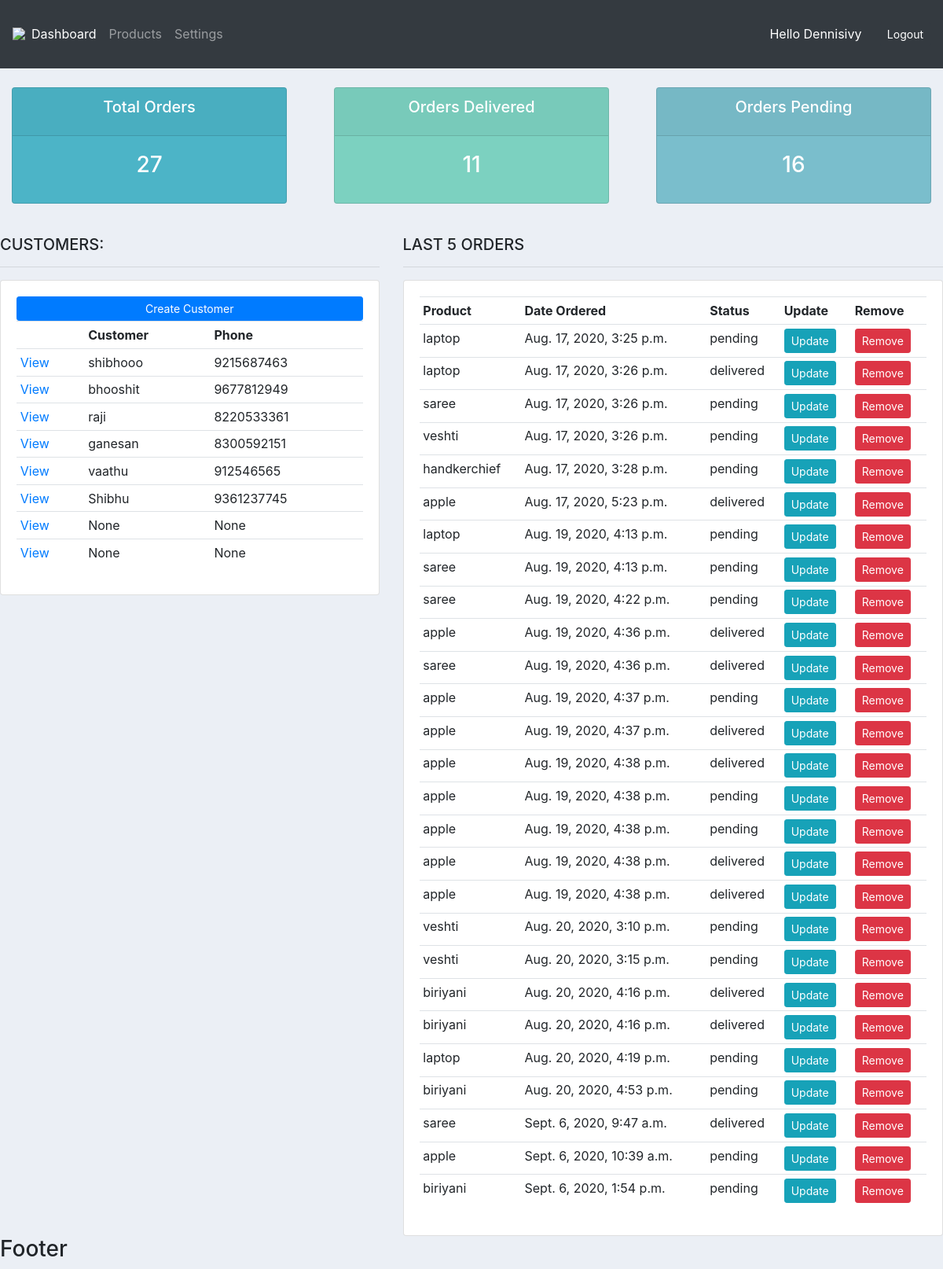
Screenshot of / (signed in) with the database file from the repository.
### dennisapp/models.py (models this page shows, shortened)
class Customer(models.Model):
    user = models.OneToOneField(User, null=True,blank=True, on_delete=models.CASCADE)
    name = models.CharField(max_length = 200, null=True)
    phone = models.CharField(max_length = 200, null=True)
    email = models.CharField(max_length = 200, null=True)
    profile = models.ImageField(null=True,default="sg.png", blank=True)
    date = models.DateTimeField(auto_now_add = True, null=True)

class Status(models.Model):
    STATUS = (
        ('pending','pending'),
        ('delivered','delivered'),
        ('out for delivery', 'out for delivery'),
    )
    customer = models.ForeignKey(Customer, null=True, on_delete=models.SET_NULL)
    product = models.ForeignKey(Product, null=True, on_delete=models.SET_NULL)
    date = models.DateTimeField(auto_now_add=True, null=True)
    status = models.CharField(max_length=200, null=True, choices = STATUS)
    note = models.CharField(max_length=200, null=True)

class Product(models.Model):
    CATEGORY = (
        ('indoor', 'indoor'),
        ('outdoor', 'outdoor'),
    )
    name = models.CharField(max_length = 200, null=True)
    price = models.FloatField(null=True)
    category = models.CharField(max_length = 200, null=True, choices = CATEGORY)
    description = models.CharField(max_length = 200, null=True, blank=True)
    date = models.DateTimeField(auto_now_add = True, null=True)
    tags = models.ManyToManyField(Tag)
    def __str__(self):
        return self.name

### dennisapp/decorator.py (the view)
    def wrapper(req, *args, **kwargs):
        group = None
        if req.user.groups.exists():
            group = req.user.groups.all()[0].name
        if group == 'admin':
            return view_func(req, *args, **kwargs)
        if group == 'customer':
            return redirect('users')

### dennisapp/decorator.py (called while the page is built)
def admin_only(view_func):
    def wrapper(req, *args, **kwargs):
        group = None
        if req.user.groups.exists():
            group = req.user.groups.all()[0].name
        if group == 'admin':
            return view_func(req, *args, **kwargs)
        if group == 'customer':
            return redirect('users')
    return wrapper

### dennisapp/views.py (called while the page is built)
@login_required(login_url='login')
@admin_only
def dashboard(req):
    customers = Customer.objects.all()
    orders = Status.objects.all()
    total_customers = customers.count()
    total_orders = orders.count()
    status_delivered = orders.filter(status='delivered').count()
    status_pending = orders.filter(status='pending').count()
    context = {'customers': customers, 'orders': orders, 'total_customers': total_customers, 'total_orders': total_orders, 'pending':status_pending, 'delivered':status_delivered}
    return render(req, 'dennisapp/dashboard.html', context)

### templates/dennisapp/dashboard.html (shortened to what this page needs)
<!DOCTYPE html>
<html lang="en">
<head>
</head>
<body>
{%  extends 'dennisapp/main.html' %}
{% block content %}
{%  include 'dennisapp/status.html' %}
<br>
<div class="row">
	<div class="col-md-5">
		<h5>CUSTOMERS:</h5>
		<hr>
		<div class="card card-body">
			<a class="btn btn-primary  btn-sm btn-block" href="{% url 'createcustomer'  %}">Create Customer</a>
			<table class="table table-sm">
				<tr>
                    <th></th>
					<th>Customer</th>
					<th>Phone</th>
				</tr>
				{%for i in customers%}
				<tr>
					<td><a href="{% url 'customer' i.id %}">View</a></td>
					<td>{{i.name}}</td>
					<td>{{i.phone}}</td>
				</tr>
				{% endfor %}
			</table>
		</div>
	</div>
	<div class="col-md-7">
		<h5>LAST 5 ORDERS</h5>
		<hr>
		<div class="card card-body">
			<table class="table table-sm">
				<tr>
					<th>Product</th>
					<th>Date Ordered</th>
					<th>Status</th>
					<th>Update</th>
					<th>Remove</th>
				</tr>
				{% for i in orders %}
				<tr>
					<td>{{ i.product }}</td>
					<td>{{ i.date }}</td>
					<td>{{ i.status }}</td>
					<td><a class='btn btn-sm btn-info' href="{% url 'updateform' i.id %}">Update</a></td>
					<td><a class='btn btn-sm btn-danger' href="{% url 'deleteitem' i.id %}">Remove</a></td>
				</tr>
				{% endfor %}
			</table>
		</div>
	</div>
</div>
{% endblock %}

### templates/dennisapp/navbar.html (shortened to what this page needs)
{% load static %}
<nav class="navbar navbar-expand-lg navbar-dark bg-dark">
  <img id='sg' src="{% static 'images/sg (2).png'%}">
  <div class="collapse navbar-collapse" id="navbarNav">
    <ul class="navbar-nav">
      <li class="nav-item active">
        <a class="nav-link" href='{% url "dashboard"%}'>Dashboard</a>
      </li>
      <li class="nav-item">
        <a class="nav-link" href="{% url 'products' %}">Products</a>
      </li>
      <li class="nav-item">
        <a class="nav-link" href="{% url 'settings' %}">Settings</a>
      </li>
    </ul>
  </div>
 <span style="color:white; padding:2%;">Hello {{request.user}}</span>
  <span><a href="{% url 'logout' %}"><button class="btn btn-sm btn-dark">Logout</button></a></span>
</nav>

### templates/dennisapp/main.html (style rules this page uses)
body { background-color: #ebeff5; }

### rows the page displays
Customer: name "shibhooo", phone "9215687463"
Customer: name "bhooshit", phone "9677812949"
Customer: name "raji", phone "8220533361"
Customer: name "ganesan", phone "8300592151"
Customer: name "vaathu", phone "912546565"
Customer: name "Shibhu", phone "9361237745"
Customer: name "None", phone "None"
Customer: name "None", phone "None"
Status: product "laptop", date "Aug. 17, 2020, 3:25 p.m.", status "pending"
Status: product "laptop", date "Aug. 17, 2020, 3:26 p.m.", status "delivered"
Status: product "saree", date "Aug. 17, 2020, 3:26 p.m.", status "pending"
Status: product "veshti", date "Aug. 17, 2020, 3:26 p.m.", status "pending"
Status: product "handkerchief", date "Aug. 17, 2020, 3:28 p.m.", status "pending"
Status: product "apple", date "Aug. 17, 2020, 5:23 p.m.", status "delivered"
Status: product "laptop", date "Aug. 19, 2020, 4:13 p.m.", status "pending"
Status: product "saree", date "Aug. 19, 2020, 4:13 p.m.", status "pending"
Status: product "saree", date "Aug. 19, 2020, 4:22 p.m.", status "pending"
Status: product "apple", date "Aug. 19, 2020, 4:36 p.m.", status "delivered"
Status: product "saree", date "Aug. 19, 2020, 4:36 p.m.", status "delivered"
Status: product "apple", date "Aug. 19, 2020, 4:37 p.m.", status "pending"
Status: product "apple", date "Aug. 19, 2020, 4:37 p.m.", status "delivered"
Status: product "apple", date "Aug. 19, 2020, 4:38 p.m.", status "delivered"
Status: product "apple", date "Aug. 19, 2020, 4:38 p.m.", status "pending"
Status: product "apple", date "Aug. 19, 2020, 4:38 p.m.", status "pending"
Status: product "apple", date "Aug. 19, 2020, 4:38 p.m.", status "delivered"
Status: product "apple", date "Aug. 19, 2020, 4:38 p.m.", status "delivered"
Status: product "veshti", date "Aug. 20, 2020, 3:10 p.m.", status "pending"
Status: product "veshti", date "Aug. 20, 2020, 3:15 p.m.", status "pending"
Status: product "biriyani", date "Aug. 20, 2020, 4:16 p.m.", status "delivered"
Status: product "biriyani", date "Aug. 20, 2020, 4:16 p.m.", status "delivered"
Status: product "laptop", date "Aug. 20, 2020, 4:19 p.m.", status "pending"
Status: product "biriyani", date "Aug. 20, 2020, 4:53 p.m.", status "pending"
Status: product "saree", date "Sept. 6, 2020, 9:47 a.m.", status "delivered"
Status: product "apple", date "Sept. 6, 2020, 10:39 a.m.", status "pending"
Status: product "biriyani", date "Sept. 6, 2020, 1:54 p.m.", status "pending"

### other values shown
{{ request.user }} "Dennisivy"
{{ total_orders }} "27"
{{ delivered }} "11"
{{ pending }} "16"
